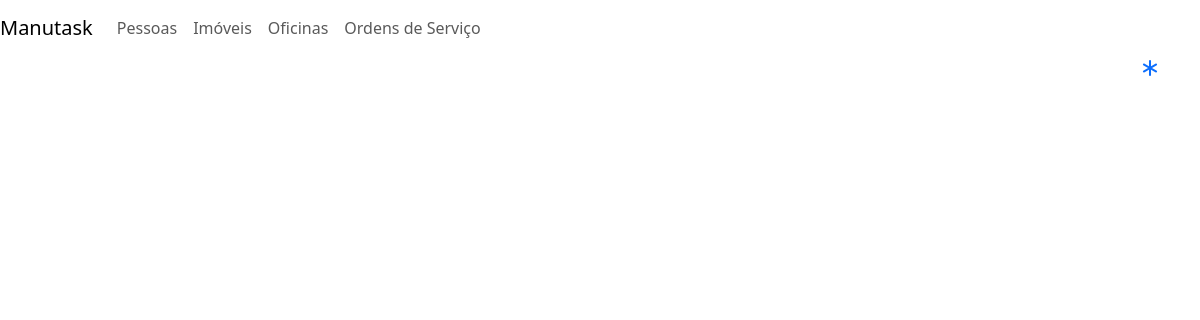
Page /imoveis/ on the earlier database version.
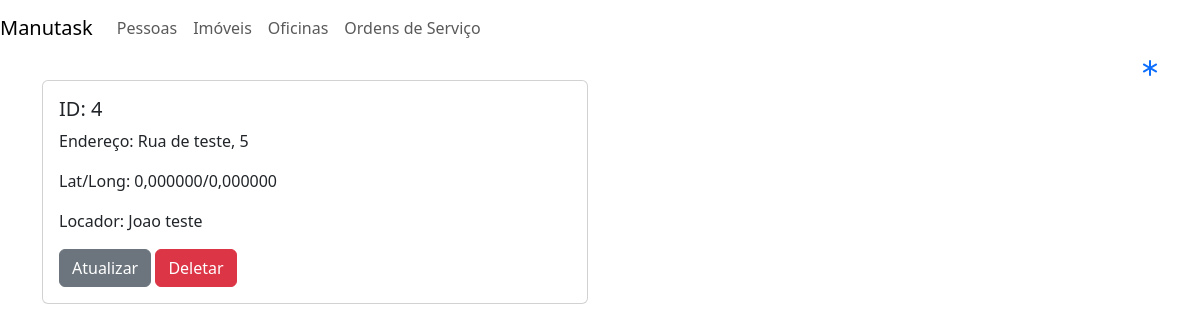
Same page on the later database version.
### administracao/models.py (models this page shows, shortened)
class Imovel(models.Model):
    id_locador = models.ForeignKey(
        Pessoa,
        on_delete=models.CASCADE
    )
    rua = models.CharField(max_length=50)
    numero = models.IntegerField()
    latitude = models.DecimalField(
        max_digits=9,
        decimal_places=6,
        null=True
    )
    longitude = models.DecimalField(
        max_digits=9,
        decimal_places=6,
        null=True
    )

class Pessoa(models.Model):
    cpf = models.CharField(max_length=11)
    nome = models.CharField(max_length=50)
    sobrenome = models.CharField(max_length=100)
    def __str__(self):
        return f'{self.nome} {self.sobrenome}'

### administracao/views.py (the view)
# urls.py: path('imoveis/', ImovelListView.as_view(), name='lista_imoveis'),
class ImovelListView(ListView):
    template_name = 'administracao/imovel/listaimoveis.html'
    model = Imovel
    context_object_name = 'imoveis'

### administracao/templates/administracao/imovel/listaimoveis.html (shortened to what this page needs)
{% extends "administracao/_layouts/base.html" %}
{% block conteudo %}
<div class="container">
  <div class="row" align="right">
    <a href="{% url 'administracao:cadastra_imovel' %}">
      <i class="bi bi-asterisk fa-lg"></i>
    </a>
  </div>
  <div class="row">
    <div class="col-lg-6 col-md-6 col-sm-6 col-xs-12">
      {% for imovel in imoveis %}
        <div class="card">
          <div class="card-body">
            <h5 class="card-title"> ID: {{ imovel.id }} </h5>
            <p class="card-text"> Endereço: {{ imovel.rua }}, {{ imovel.numero }} </p>
            <p class="card-text"> Lat/Long: {{ imovel.latitude }}/{{ imovel.longitude }} </p>
            <p class="card-text"> Locador: {{ imovel.id_locador }} </p>
            <a href="{% url 'administracao:atualiza_imovel' pk=imovel.id %}" class="btn btn-secondary"> Atualizar </a>
            <a href="{% url 'administracao:deleta_imovel' pk=imovel.id %}" class="btn btn-danger"> Deletar </a>
          </div>
        </div>
      {% endfor %}
    </div>
  </div>
</div>
{% endblock %}

Differences in the rows shown:
added Imovel: id "4", rua "Rua de teste", numero "5", latitude "0,000000", longitude "0,000000", id_locador "Joao teste"
